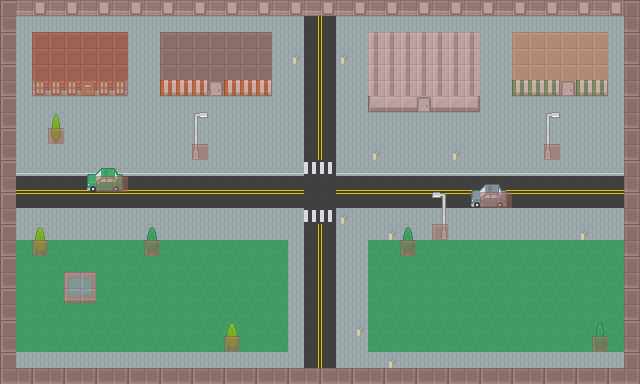

Rendered tile map (Tiled .tmx) drawn with the repository's tilesets; below, a short description and the map source with its tile grids summarised:
An orthogonal 40x24 tile map with 16x16 px tiles, 5 tile layers (ground, below, above, walls, ...) and 38 objects (22x spot, 8x spawn, 4x npc_spawn, 2x dropoff, 2x zone).

<map version="1.10" tiledversion="1.11.2" orientation="orthogonal" renderorder="right-down" width="40" height="24" tilewidth="16" tileheight="16" infinite="0" nextlayerid="8" nextobjectid="39">
 <properties>
  <property name="name" value="Vorlage" />
  <property name="tileset" value="city" />
 </properties>
 <tileset firstgid="1" source="kenney-city.tsx" />
 <layer id="1" name="ground" width="40" height="24">
  <data>[960 cells, 960 non-empty, 24 distinct tile ids]</data>
 </layer>
 <layer id="2" name="below" width="40" height="24">
  <data>[960 cells, 254 non-empty, 38 distinct tile ids]</data>
 </layer>
 <layer id="3" name="above" width="40" height="24">
  <data>[960 cells, 18 non-empty, 14 distinct tile ids]</data>
 </layer>
 <layer id="4" name="walls" width="40" height="24" opacity="0.5">
  <data>[960 cells, 243 non-empty, 1 distinct tile ids]</data>
 </layer>
 <layer id="5" name="soft" width="40" height="24" opacity="0.5">
  <data>[960 cells, 9 non-empty, 1 distinct tile ids]</data>
 </layer>
 <objectgroup id="6" name="objects">
  <object id="1" type="npc_spawn" x="312" y="24">
   <point />
  </object>
  <object id="2" type="spot" x="56" y="120">
   <properties>
    <property name="spotType" value="bus_stop" />
   </properties>
   <point />
  </object>
  <object id="3" type="spot" x="184" y="120">
   <properties>
    <property name="spotType" value="bin" />
   </properties>
   <point />
  </object>
  <object id="4" type="spot" x="408" y="120">
   <properties>
    <property name="spotType" value="bush" />
   </properties>
   <point />
  </object>
  <object id="5" type="spot" x="568" y="120">
   <properties>
    <property name="spotType" value="bus_stop" />
   </properties>
   <point />
  </object>
  <object id="6" type="spot" x="248" y="136">
   <properties>
    <property name="spotType" value="bench" />
   </properties>
   <point />
  </object>
  <object id="7" type="dropoff" x="344" y="136">
   <point />
  </object>
  <object id="8" type="spot" x="488" y="136">
   <properties>
    <property name="spotType" value="bin" />
   </properties>
   <point />
  </object>
  <object id="9" type="spot" x="360" y="152">
   <properties>
    <property name="spotType" value="bench" />
   </properties>
   <point />
  </object>
  <object id="10" type="spot" x="600" y="152">
   <properties>
    <property name="spotType" value="bench" />
   </properties>
   <point />
  </object>
  <object id="11" type="spawn" x="72" y="168">
   <point />
  </object>
  <object id="12" type="spawn" x="168" y="168">
   <point />
  </object>
  <object id="13" type="spawn" x="248" y="168">
   <point />
  </object>
  <object id="14" type="spawn" x="392" y="168">
   <point />
  </object>
  <object id="15" type="npc_spawn" x="24" y="184">
   <point />
  </object>
  <object id="16" type="npc_spawn" x="616" y="200">
   <point />
  </object>
  <object id="17" type="spawn" x="136" y="216">
   <point />
  </object>
  <object id="18" type="spawn" x="232" y="216">
   <point />
  </object>
  <object id="19" type="spawn" x="424" y="216">
   <point />
  </object>
  <object id="20" type="spawn" x="552" y="216">
   <point />
  </object>
  <object id="21" type="spot" x="40" y="232">
   <properties>
    <property name="spotType" value="bus_stop" />
   </properties>
   <point />
  </object>
  <object id="22" type="spot" x="600" y="232">
   <properties>
    <property name="spotType" value="bin" />
   </properties>
   <point />
  </object>
  <object id="23" type="spot" x="56" y="264">
   <properties>
    <property name="spotType" value="park" />
   </properties>
   <point />
  </object>
  <object id="24" type="spot" x="120" y="264">
   <properties>
    <property name="spotType" value="bin" />
   </properties>
   <point />
  </object>
  <object id="25" type="dropoff" x="296" y="264">
   <point />
  </object>
  <object id="26" type="spot" x="392" y="264">
   <properties>
    <property name="spotType" value="bench" />
   </properties>
   <point />
  </object>
  <object id="27" type="spot" x="568" y="264">
   <properties>
    <property name="spotType" value="bin" />
   </properties>
   <point />
  </object>
  <object id="28" type="spot" x="456" y="280">
   <properties>
    <property name="spotType" value="bush" />
   </properties>
   <point />
  </object>
  <object id="29" type="spot" x="200" y="296">
   <properties>
    <property name="spotType" value="bush" />
   </properties>
   <point />
  </object>
  <object id="30" type="spot" x="584" y="296">
   <properties>
    <property name="spotType" value="bench" />
   </properties>
   <point />
  </object>
  <object id="31" type="spot" x="136" y="312">
   <properties>
    <property name="spotType" value="bench" />
   </properties>
   <point />
  </object>
  <object id="32" type="spot" x="504" y="312">
   <properties>
    <property name="spotType" value="park" />
   </properties>
   <point />
  </object>
  <object id="33" type="spot" x="248" y="328">
   <properties>
    <property name="spotType" value="park" />
   </properties>
   <point />
  </object>
  <object id="34" type="spot" x="424" y="328">
   <properties>
    <property name="spotType" value="bus_stop" />
   </properties>
   <point />
  </object>
  <object id="35" type="spot" x="536" y="328">
   <properties>
    <property name="spotType" value="bush" />
   </properties>
   <point />
  </object>
  <object id="36" type="npc_spawn" x="328" y="360">
   <point />
  </object>
 </objectgroup>
 <objectgroup id="7" name="zones">
  <object id="37" name="Stadion" type="zone" x="16" y="112" width="272" height="48">
   <properties>
    <property name="zoneId" value="stadium" />
   </properties>
  </object>
  <object id="38" name="Konzert" type="zone" x="368" y="240" width="256" height="112">
   <properties>
    <property name="zoneId" value="concert" />
   </properties>
  </object>
 </objectgroup>
</map>
